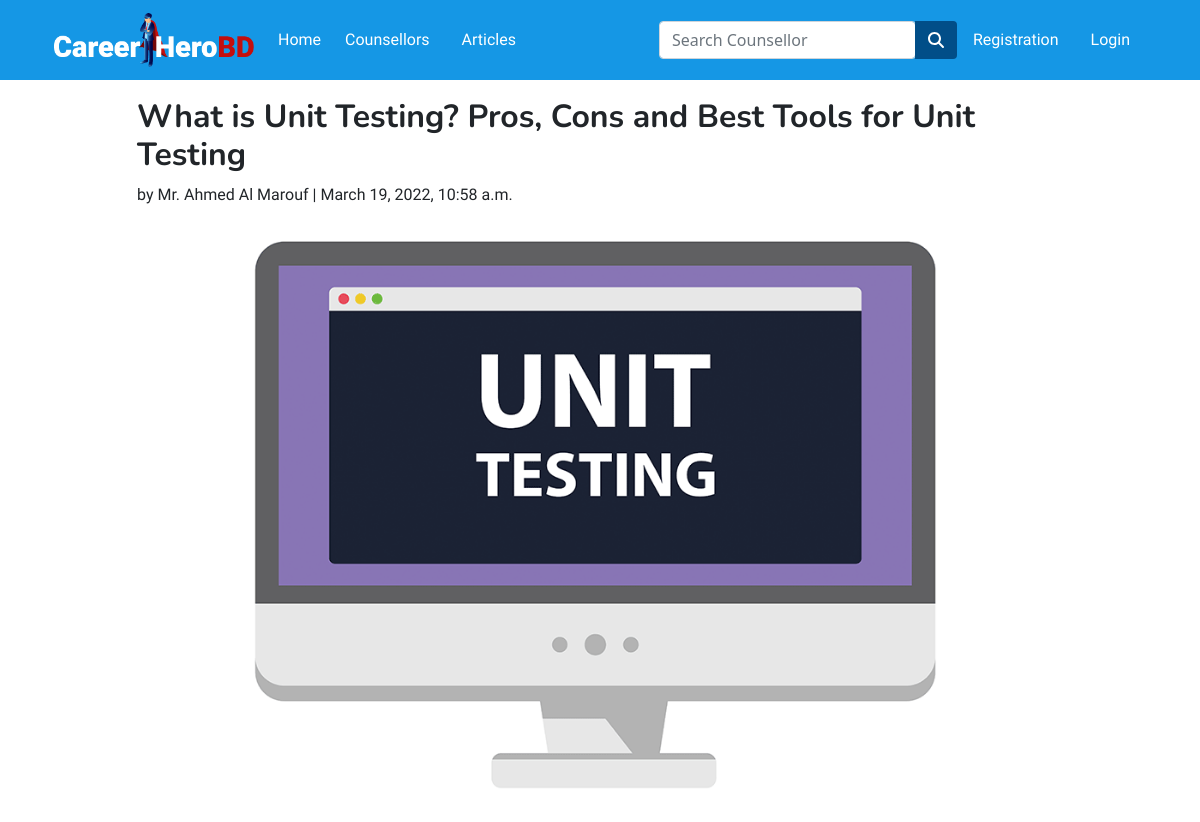
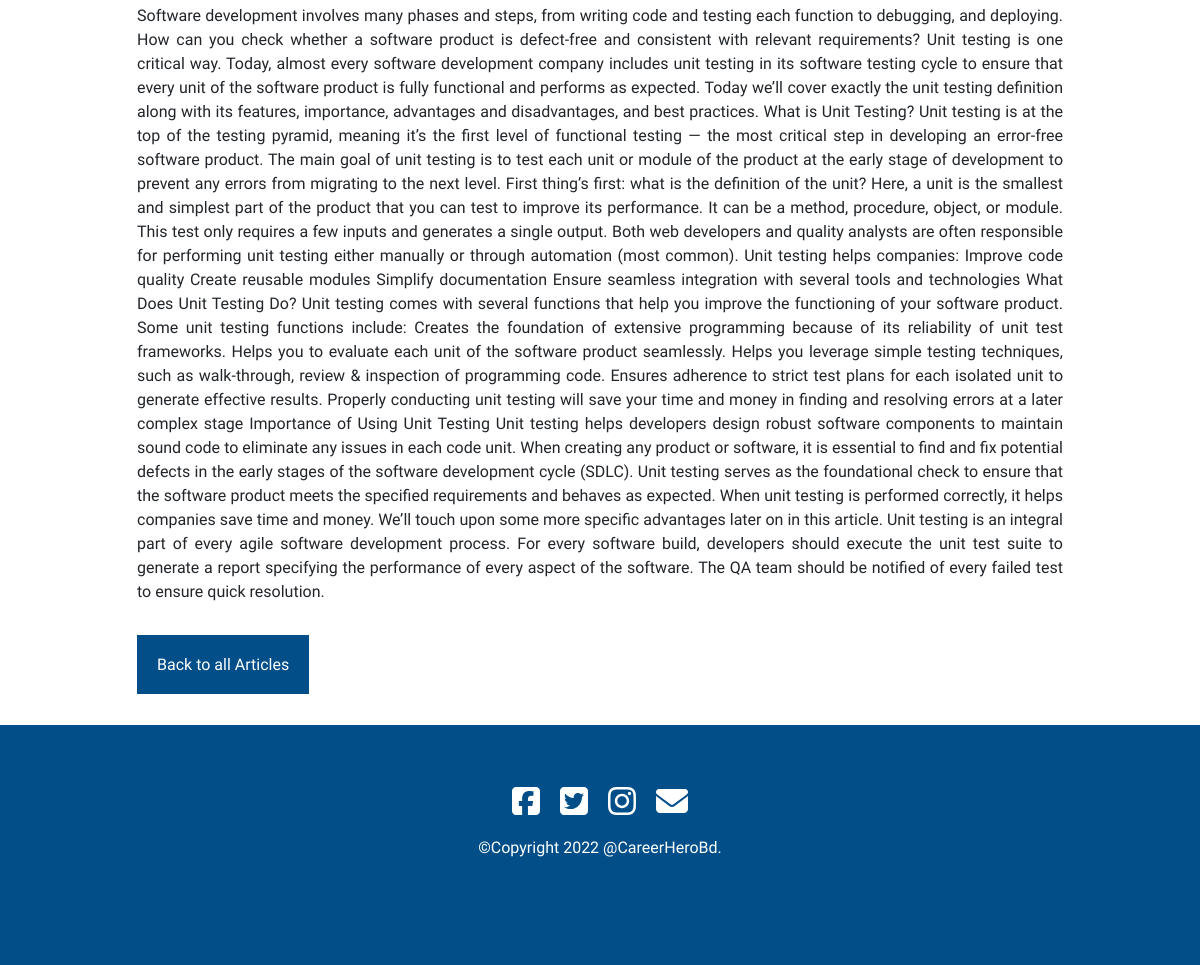
Screenshot of /article_detail/5/ with the database file from the repository (2 pictures, top to bottom).
### app/models.py (models this page shows, shortened)
class Article(models.Model):
  author = models.ForeignKey(Counselor,on_delete=models.CASCADE)
  title = models.CharField(max_length=70)
  body = models.TextField()
  image = models.ImageField(upload_to='images',)
  date = models.DateTimeField(auto_now_add=True)
  class Meta:
    ordering = ['-date',]

class Counselor(models.Model):
  user = models.ForeignKey(settings.AUTH_USER_MODEL,on_delete=models.CASCADE)
  name=models.CharField(max_length=30,blank=True,null=True)
  email = models.EmailField(max_length=40,blank=True,null=True)
  mobile = models.IntegerField(blank=True,null=True)
  image = models.ImageField(upload_to='images/',null=True,blank=True)
  designation = models.CharField(max_length=30,blank=True,null=True)
  institute = models.CharField(max_length=300,blank=True,null=True)
  category = models.CharField(max_length=50,choices=CATEGORIES,null=True,blank=True)
  address = models.CharField(max_length=100,blank=True,null=True)
  counselling_experience = models.IntegerField(blank=True,null=True)
  description = models.TextField(max_length=2000,blank=True,null=True)
  per_session_fee = models.IntegerField(blank=True,null=True)
  counselling_day=models.CharField(max_length=100,null=True,blank=True)
  counselling_time=models.CharField(max_length=100,null=True,blank=True)

### app/views.py (the view)
# urls.py: path('article_detail/<int:pk>/',ArticleDetailView.as_view(), name='article_detail'),
class ArticleDetailView(DetailView):
  model = Article
  template_name = 'app/article_detail.html'
  login_url = 'login'

### app/templates/app/article_detail.html (shortened to what this page needs)
{% extends 'app/base.html' %}
{% load static %}
{% load crispy_forms_tags %}
{% block main-content %}
<div class="container my-5" style="padding-top: 50px;">
  <div class="row">
    <div class="col-md-1"></div>
    <div class="col-md-10">
      <div class="article-entry">
        <h2>{{ object.title }}</h2>
        <p>by {{ object.author.name }} | {{ object.date }}</p>
        {% if object.image %}
        <img src="{{ object.image.url }}" width="100%" height="auto" alt="">
        {% else %}
        <div></div>
        {% endif %}
        <br><br>
        <p>{{ object.body }}</p>
      </div>
      <div class="mt-5" id="all-articles">
        <a style="text-decoration: none; color: white;" href="{% url 'article_list' %}">Back to all Articles</a>
      </div>
    </div>
    <div class="col-md-1"></div>
  </div>
</div>
{% endblock main-content %}

### app/templates/app/base.html (style rules this page uses)
* { margin: 0; padding: 0; }
body { scroll-behavior: smooth; }
h1, h2 { font-family: 'Nunito', sans-serif; font-weight: bold; }
h4, h5, h6, p, a { font-family: 'Fira Sans', sans-serif; font-weight: 300; text-align: justify; }

### app/templates/app/article_detail.html (style rules this page uses)
#all-articles a { background-color: #014e88; color: white; padding: 20px; margin: auto; transition: .4s ease; }

### rows the page displays
Article: title "What is Unit Testing? Pros, Cons and Best Tools for Unit Testing", author.name "Mr. Ahmed Al Marouf", date "March 19, 2022, 10:58 a.m.", image (picture), body "Software development involves many phases and steps, from writing code and testing each function to debugging, and deploying. How can you check whether a software product is defect-free and consistent with relevant requirements? Unit testing is one critical way. Today, almost every software development company includes unit testing in its software testing cycle to ensure that every unit of the software product is fully functional and performs as expected. Today we’ll cover exactly the unit testing definition along with its features, importance, advantages and disadvantages, and best practices. What is Unit Testing? Unit testing is at the top of the testing pyramid, meaning it’s the first…"
